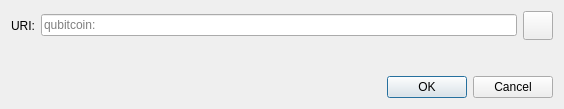
<?xml version="1.0" encoding="UTF-8"?>
<ui version="4.0">
 <class>OpenURIDialog</class>
 <widget class="QDialog" name="OpenURIDialog">
  <property name="geometry">
   <rect>
    <x>0</x>
    <y>0</y>
    <width>564</width>
    <height>109</height>
   </rect>
  </property>
  <property name="windowTitle">
   <string>Open bitcoin URI</string>
  </property>
  <layout class="QVBoxLayout" name="verticalLayout">
   <item>
    <layout class="QHBoxLayout" name="horizontalLayout">
     <item>
      <widget class="QLabel" name="label">
       <property name="text">
        <string>URI:</string>
       </property>
      </widget>
     </item>
     <item>
      <widget class="QValidatedLineEdit" name="uriEdit">
       <property name="placeholderText">
        <string notr="true">qubitcoin:</string>
       </property>
      </widget>
     </item>
     <item>
      <widget class="QToolButton" name="pasteButton">
       <property name="toolTip">
        <string extracomment="Tooltip text for button that allows you to paste an address that is in your clipboard.">Paste address from clipboard</string>
       </property>
       <property name="text">
        <string/>
       </property>
       <property name="icon">
        <iconset resource="../bitcoin.qrc">
         <normaloff>:/icons/editpaste</normaloff>:/icons/editpaste
        </iconset>
       </property>
       <property name="iconSize">
        <size>
         <width>22</width>
         <height>22</height>
        </size>
       </property>
      </widget>
     </item>
    </layout>
   </item>
   <item>
    <spacer name="verticalSpacer">
     <property name="orientation">
      <enum>Qt::Vertical</enum>
     </property>
     <property name="sizeHint" stdset="0">
      <size>
       <width>20</width>
       <height>40</height>
      </size>
     </property>
    </spacer>
   </item>
   <item>
    <widget class="QDialogButtonBox" name="buttonBox">
     <property name="orientation">
      <enum>Qt::Horizontal</enum>
     </property>
     <property name="standardButtons">
      <set>QDialogButtonBox::Cancel|QDialogButtonBox::Ok</set>
     </property>
    </widget>
   </item>
  </layout>
 </widget>
 <customwidgets>
  <customwidget>
   <class>QValidatedLineEdit</class>
   <extends>QLineEdit</extends>
   <header>qt/qvalidatedlineedit.h</header>
  </customwidget>
 </customwidgets>
 <resources/>
 <connections>
  <connection>
   <sender>buttonBox</sender>
   <signal>accepted()</signal>
   <receiver>OpenURIDialog</receiver>
   <slot>accept()</slot>
   <hints>
    <hint type="sourcelabel">
     <x>248</x>
     <y>254</y>
    </hint>
    <hint type="destinationlabel">
     <x>157</x>
     <y>274</y>
    </hint>
   </hints>
  </connection>
  <connection>
   <sender>buttonBox</sender>
   <signal>rejected()</signal>
   <receiver>OpenURIDialog</receiver>
   <slot>reject()</slot>
   <hints>
    <hint type="sourcelabel">
     <x>316</x>
     <y>260</y>
    </hint>
    <hint type="destinationlabel">
     <x>286</x>
     <y>274</y>
    </hint>
   </hints>
  </connection>
 </connections>
</ui>
